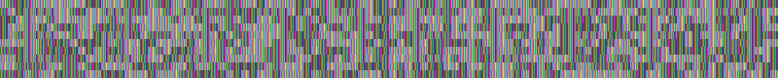
#> input picture clue.png, 778 x 78 px
$ python keyhint.py
#> lines starting #> are read from the running program, lines starting #| are printed output that depends on the picture
import cv2

BLOCK_SIZE = 8

img = cv2.imread('clue.png')
#> img is the input picture: shape (78, 778, 3); mean B, G, R 127.1, 127.1, 127
h, w, c = img.shape
#> h = 78; w = 778; c = 3
print(h, w, c)
#| 78 778 3

h = 80
# nearest neighbor resize
img = cv2.resize(img, (w, h), interpolation=cv2.INTER_NEAREST)
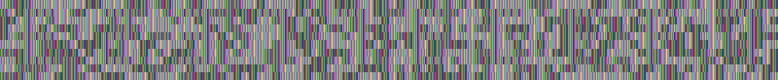
#> img: shape (80, 778, 3); mean B, G, R 127.1, 127.1, 127.1

for i in range(0, h, BLOCK_SIZE):
    for j in range(0, w):
        sub = img[i:i+BLOCK_SIZE, j]
        # 최빈값으로 채우기
        cnts = {}
        for k in range(BLOCK_SIZE):
            v = tuple(sub[k])
            if v not in cnts:
                cnts[v] = 0
            cnts[v] += 1
        most_frequent = max(cnts.items(), key=lambda x: x[1])[0]
        for k in range(BLOCK_SIZE):
            img[i+k][j][0] = most_frequent[0]
            img[i+k][j][1] = most_frequent[1]
            img[i+k][j][2] = most_frequent[2]
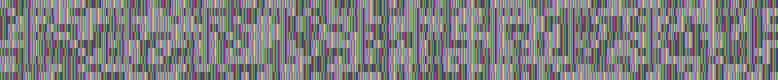
#> img: shape (80, 778, 3); mean B, G, R 127.1, 127.1, 127

cv2.imwrite('clue_80.png', img)

picked_colors = set()

for i in range(23, 55):
    picked_colors.add(tuple(img[8][i]))
#> after the loop, picked_colors = 32 items

for i in range(102, 133):
    picked_colors.add(tuple(img[8][i]))
#> after the loop, picked_colors = 63 items

for i in range(179, 210):
    picked_colors.add(tuple(img[8][i]))
#> after the loop, picked_colors = 93 items

for i in range(257, 288):
    picked_colors.add(tuple(img[8][i]))
#> after the loop, picked_colors = 124 items

for i in range(334, 366):
    picked_colors.add(tuple(img[8][i]))
#> after the loop, picked_colors = 155 items

for i in range(h):
    for j in range(w):
        if not tuple(img[i][j]) in picked_colors:
            img[i][j][0] = 0
            img[i][j][1] = 0
            img[i][j][2] = 0
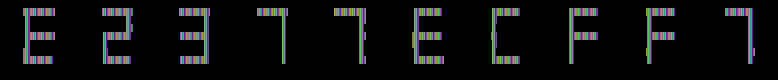
#> img: shape (80, 778, 3); mean B, G, R 14.4, 13.8, 13.3

cv2.imwrite('clue_80_hue.png', img)
